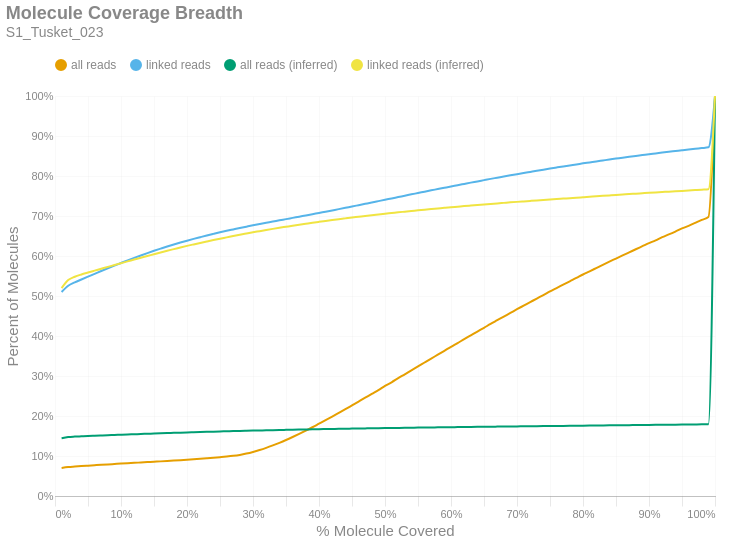

Write notebook code for a chart like this one.
### Markdown cell above
### Molecule Read Coverage
This chart shows molecule coverage breadth as computed by the number of bases aligned to that molecule. In other words, "*how much of each unique long molecule is actually sequenced/aligned?*" Keep in mind there is a distinction between sequences and alignments, since some sequences belonging to a particular molecule may not align well and wouldn't appear in the alignment data. This chart also shows molecule coverage breadth as computed by the *inferred fragment* from which the aligned sequences originate. Unlike read coverage, this calculation takes into account the total insert size, including unsequenced gaps between the forward and reverse reads. Like the previous figures, these are cumulative percents.

### Code cell
if SKIPLR:
    print_html(f"Skipped")
else:
    binned_df = consolidated_hist(valids['coverage_bp'], mask, 0.01, True)
    binned_df_inf = consolidated_hist(valids['coverage_inserts'], mask, 0.01, True)
    binned_df = binned_df.with_columns(pl.lit(binned_df_inf['all reads (cumsum)']).alias('all reads (inferred)'))
    binned_df = binned_df.with_columns(pl.lit(binned_df_inf['linked reads (cumsum)']).alias('linked reads (inferred)'))
    binned_df = binned_df.with_columns(
        (pl.col('bin').cast(pl.Float64) + 0.01).alias('right_edge')
    )

    with SafeRender(binned_df):
        (
            density_plot(binned_df, 'Molecule Coverage Breadth', samplename, 'molcov', ['all reads (inferred)','linked reads (inferred)'])
            .encode(
                #x=alt.X('bin:Q', title="% Molecule Covered").axis(format = '%').scale(padding=0),
                x=alt.X('right_edge:Q', title="% Molecule Covered").axis(format='%').scale(padding=0),
                y=alt.Y('value:Q', title='Percent of Molecules')
                    .axis(format='%')
                    .stack(False)
                    .scale(domainMin=0, padding=0),
                color=alt.Color("key:N").scale(domain = ["all reads", "linked reads", "all reads (inferred)", "linked reads (inferred)"]),
                tooltip = [
                    alt.Tooltip("key:N", title = "Data Type"),
                    alt.Tooltip("range_label:N", title="% Molecule Covered"),
                    alt.Tooltip("value:Q", format = ".2%", title="% Molecules")
                ]
            )
        ).display()

### Figure 1 — Vega-Lite specification as saved in the notebook (floating-point values rounded to 4 significant figures)
{"width": "container", "height": 400, "config": {"title": {"anchor": "start", "dy": -15, "fontSize": 18, "color": "#888888", "subtitleColor": "#888888", "subtitleFontSize": 14}, "arc": {"fill": "#0072B2"}, "axis": {"domainColor": "#888888", "domainWidth": 0.5, "gridWidth": 0.2, "grid": false, "titleFontWeight": 400, "titleFontSize": 15, "labelFontSize": 11, "labelColor": "#888888", "tickColor": "#888888", "tickWidth": 0.2, "titleColor": "#888888"}, "axisBand": {"grid": false}, "axisX": {"grid": true, "tickSize": 10, "domainCap": "round"}, "axisY": {"domain": false, "grid": true, "tickSize": 0, "domainCap": "round"}, "background": "transparent", "header": {"labelFontSize": 15, "labelColor": "#888888", "titleFontSize": 15, "titleFontWeight": 600, "titleColor": "#888888"}, "legend": {"labelFont": "sans-serif", "labelFontSize": 12, "labelColor": "#888888", "symbolSize": 100, "symbolType": "circle", "titleFontSize": 12, "titlePadding": 10, "titleColor": "#888888", "title": null, "orient": "top"}, "range": {"category": ["#E69F00", "#56B4E9", "#009E73", "#F0E442", "#0072B2", "#D55E00", "#CC79A7", "#000000"], "diverging": ["#cfe8f3", "#a2d4ec", "#73bfe2", "#46abdb", "#1696d2", "#12719e"]}, "area": {"fill": "#0072B2", "fillOpacity": 0.7, "line": true, "strokeOpacity": 0.7}, "line": {"color": "#0072B2", "stroke": "#0072B2", "strokeWidth": 2}, "trail": {"color": "#0072B2", "stroke": "#0072B2", "strokeWidth": 0, "size": 1}, "point": {"filled": true, "fillOpacity": 1.0, "size": 95}, "text": {"color": "#888888", "fontSize": 11, "align": "right", "fontWeight": 400, "size": 11}, "bar": {"fill": "#0072B2", "stroke": null}, "view": {"stroke": null, "continuousWidth": 660, "continuousHeight": 400}}, "data": {"name": "data-5d4baf21ab10f80c738cd78ae3ff8fca"}, "mark": {"type": "line", "interpolate": "monotone", "point": {"opacity": 0, "size": 275}}, "encoding": {"color": {"field": "key", "scale": {"domain": ["all reads", "linked reads", "all reads (inferred)", "linked reads (inferred)"]}, "type": "nominal"}, "tooltip": [{"field": "key", "title": "Data Type", "type": "nominal"}, {"field": "range_label", "title": "% Molecule Covered", "type": "nominal"}, {"field": "value", "format": ".2%", "title": "% Molecules", "type": "quantitative"}], "x": {"axis": {"format": "%"}, "field": "right_edge", "scale": {"padding": 0}, "title": "% Molecule Covered", "type": "quantitative"}, "y": {"axis": {"format": "%"}, "field": "value", "scale": {"domainMin": 0, "padding": 0}, "stack": false, "title": "Percent of Molecules", "type": "quantitative"}}, "params": [{"name": "param_c36ac31b6afebe62", "select": {"type": "point", "fields": ["key"]}, "bind": "legend"}], "title": {"text": "Molecule Coverage Breadth", "subtitle": "S1_Tusket_023"}, "transform": [{"fold": ["all reads (cumsum)", "linked reads (cumsum)", "all reads (inferred)", "linked reads (inferred)"]}, {"calculate": "replace(datum.key, ' (cumsum)', '')", "as": "key"}, {"filter": {"param": "param_c36ac31b6afebe62"}}], "usermeta": {"embedOptions": {"downloadFileName": "S1_Tusket_023.molcov"}}, "$schema": "https://vega.github.io/schema/vega-lite/v6.1.0.json", "datasets": {"data-5d4baf21ab10f80c738cd78ae3ff8fca": [{"bin": "0.0", "interval": "0.0-0.01", "all reads": 0.07013, "linked reads": 0.5099, "all reads (cumsum)": 0.07013, "linked reads (cumsum)": 0.5099, "range_label": "0.0-0.01", "all reads (inferred)": 0.1446, "linked reads (inferred)": 0.5196, "right_edge": 0.01}, {"bin": "0.01", "interval": "0.01-0.02", "all reads": 0.002265, "linked reads": 0.01574, "all reads (cumsum)": 0.0724, "linked reads (cumsum)": 0.5256, "range_label": "0.01-0.02", "all reads (inferred)": 0.1473, "linked reads (inferred)": 0.5399, "right_edge": 0.02}, {"bin": "0.02", "interval": "0.02-0.03", "all reads": 0.001262, "linked reads": 0.008418, "all reads (cumsum)": 0.07366, "linked reads (cumsum)": 0.534, "range_label": "0.02-0.03", "all reads (inferred)": 0.1485, "linked reads (inferred)": 0.5482, "right_edge": 0.03}, {"bin": "0.03", "interval": "0.03-0.04", "all reads": 0.00114, "linked reads": 0.007293, "all reads (cumsum)": 0.0748, "linked reads (cumsum)": 0.5413, "range_label": "0.03-0.04", "all reads (inferred)": 0.1492, "linked reads (inferred)": 0.5539, "right_edge": 0.04}, {"bin": "0.04", "interval": "0.04-0.05", "all reads": 0.001076, "linked reads": 0.007092, "all reads (cumsum)": 0.07588, "linked reads (cumsum)": 0.5484, "range_label": "0.04-0.05", "all reads (inferred)": 0.15, "linked reads (inferred)": 0.5587, "right_edge": 0.05}, {"bin": "0.05", "interval": "0.05-0.06", "all reads": 0.001063, "linked reads": 0.007009, "all reads (cumsum)": 0.07694, "linked reads (cumsum)": 0.5554, "range_label": "0.05-0.06", "all reads (inferred)": 0.1507, "linked reads (inferred)": 0.5634, "right_edge": 0.06}, {"bin": "0.06", "interval": "0.06-0.07", "all reads": 0.001056, "linked reads": 0.007136, "all reads (cumsum)": 0.078, "linked reads (cumsum)": 0.5626, "range_label": "0.06-0.07", "all reads (inferred)": 0.1513, "linked reads (inferred)": 0.5681, "right_edge": 0.07}, {"bin": "0.07", "interval": "0.07-0.08", "all reads": 0.001004, "linked reads": 0.006852, "all reads (cumsum)": 0.079, "linked reads (cumsum)": 0.5694, "range_label": "0.07-0.08", "all reads (inferred)": 0.1519, "linked reads (inferred)": 0.5728, "right_edge": 0.08}, {"bin": "0.08", "interval": "0.08-0.09", "all reads": 0.0009803, "linked reads": 0.006641, "all reads (cumsum)": 0.07998, "linked reads (cumsum)": 0.576, "range_label": "0.08-0.09", "all reads (inferred)": 0.1526, "linked reads (inferred)": 0.5774, "right_edge": 0.09}, {"bin": "0.09", "interval": "0.09-0.1", "all reads": 0.0009817, "linked reads": 0.006524, "all reads (cumsum)": 0.08096, "linked reads (cumsum)": 0.5826, "range_label": "0.09-0.1", "all reads (inferred)": 0.1532, "linked reads (inferred)": 0.582, "right_edge": 0.1}, {"bin": "0.1", "interval": "0.1-0.11", "all reads": 0.0009677, "linked reads": 0.006449, "all reads (cumsum)": 0.08193, "linked reads (cumsum)": 0.589, "range_label": "0.1-0.11", "all reads (inferred)": 0.1538, "linked reads (inferred)": 0.5866, "right_edge": 0.11}, {"bin": "0.11", "interval": "0.11-0.12", "all reads": 0.0009398, "linked reads": 0.006225, "all reads (cumsum)": 0.08287, "linked reads (cumsum)": 0.5952, "range_label": "0.11-0.12", "all reads (inferred)": 0.1544, "linked reads (inferred)": 0.5911, "right_edge": 0.12}, {"bin": "0.12", "interval": "0.12-0.13", "all reads": 0.0009228, "linked reads": 0.006064, "all reads (cumsum)": 0.08379, "linked reads (cumsum)": 0.6013, "range_label": "0.12-0.13", "all reads (inferred)": 0.155, "linked reads (inferred)": 0.5957, "right_edge": 0.13}, {"bin": "0.13", "interval": "0.13-0.14", "all reads": 0.0009261, "linked reads": 0.00593, "all reads (cumsum)": 0.08472, "linked reads (cumsum)": 0.6072, "range_label": "0.13-0.14", "all reads (inferred)": 0.1556, "linked reads (inferred)": 0.6, "right_edge": 0.14}, {"bin": "0.14", "interval": "0.14-0.15", "all reads": 0.0009296, "linked reads": 0.00572, "all reads (cumsum)": 0.08565, "linked reads (cumsum)": 0.613, "range_label": "0.14-0.15", "all reads (inferred)": 0.1562, "linked reads (inferred)": 0.6046, "right_edge": 0.15}, {"bin": "0.15", "interval": "0.15-0.16", "all reads": 0.0009168, "linked reads": 0.005397, "all reads (cumsum)": 0.08656, "linked reads (cumsum)": 0.6184, "range_label": "0.15-0.16", "all reads (inferred)": 0.1568, "linked reads (inferred)": 0.6089, "right_edge": 0.16}, {"bin": "0.16", "interval": "0.16-0.17", "all reads": 0.0009593, "linked reads": 0.005321, "all reads (cumsum)": 0.08752, "linked reads (cumsum)": 0.6237, "range_label": "0.16-0.17", "all reads (inferred)": 0.1573, "linked reads (inferred)": 0.6131, "right_edge": 0.17}, {"bin": "0.17", "interval": "0.17-0.18", "all reads": 0.001006, "linked reads": 0.005069, "all reads (cumsum)": 0.08853, "linked reads (cumsum)": 0.6287, "range_label": "0.17-0.18", "all reads (inferred)": 0.1579, "linked reads (inferred)": 0.6172, "right_edge": 0.18}, {"bin": "0.18", "interval": "0.18-0.19", "all reads": 0.001045, "linked reads": 0.004918, "all reads (cumsum)": 0.08958, "linked reads (cumsum)": 0.6337, "range_label": "0.18-0.19", "all reads (inferred)": 0.1584, "linked reads (inferred)": 0.6214, "right_edge": 0.19}, {"bin": "0.19", "interval": "0.19-0.2", "all reads": 0.001083, "linked reads": 0.004664, "all reads (cumsum)": 0.09066, "linked reads (cumsum)": 0.6383, "range_label": "0.19-0.2", "all reads (inferred)": 0.159, "linked reads (inferred)": 0.6253, "right_edge": 0.2}, {"bin": "0.2", "interval": "0.2-0.21", "all reads": 0.001134, "linked reads": 0.004465, "all reads (cumsum)": 0.09179, "linked reads (cumsum)": 0.6428, "range_label": "0.2-0.21", "all reads (inferred)": 0.1595, "linked reads (inferred)": 0.629, "right_edge": 0.21}, {"bin": "0.21", "interval": "0.21-0.22", "all reads": 0.00119, "linked reads": 0.004261, "all reads (cumsum)": 0.09298, "linked reads (cumsum)": 0.6471, "range_label": "0.21-0.22", "all reads (inferred)": 0.1599, "linked reads (inferred)": 0.6326, "right_edge": 0.22}, {"bin": "0.22", "interval": "0.22-0.23", "all reads": 0.001268, "linked reads": 0.004198, "all reads (cumsum)": 0.09425, "linked reads (cumsum)": 0.6513, "range_label": "0.22-0.23", "all reads (inferred)": 0.1604, "linked reads (inferred)": 0.6363, "right_edge": 0.23}, {"bin": "0.23", "interval": "0.23-0.24", "all reads": 0.001321, "linked reads": 0.004003, "all reads (cumsum)": 0.09557, "linked reads (cumsum)": 0.6553, "range_label": "0.23-0.24", "all reads (inferred)": 0.1609, "linked reads (inferred)": 0.6398, "right_edge": 0.24}, {"bin": "0.24", "interval": "0.24-0.25", "all reads": 0.001436, "linked reads": 0.003917, "all reads (cumsum)": 0.09701, "linked reads (cumsum)": 0.6592, "range_label": "0.24-0.25", "all reads (inferred)": 0.1614, "linked reads (inferred)": 0.6433, "right_edge": 0.25}, {"bin": "0.25", "interval": "0.25-0.26", "all reads": 0.001513, "linked reads": 0.003719, "all reads (cumsum)": 0.09852, "linked reads (cumsum)": 0.6629, "range_label": "0.25-0.26", "all reads (inferred)": 0.1618, "linked reads (inferred)": 0.6466, "right_edge": 0.26}, {"bin": "0.26", "interval": "0.26-0.27", "all reads": 0.001814, "linked reads": 0.003546, "all reads (cumsum)": 0.1003, "linked reads (cumsum)": 0.6664, "range_label": "0.26-0.27", "all reads (inferred)": 0.1622, "linked reads (inferred)": 0.6499, "right_edge": 0.27}, {"bin": "0.27", "interval": "0.27-0.28", "all reads": 0.002435, "linked reads": 0.003523, "all reads (cumsum)": 0.1028, "linked reads (cumsum)": 0.67, "range_label": "0.27-0.28", "all reads (inferred)": 0.1627, "linked reads (inferred)": 0.6531, "right_edge": 0.28}, {"bin": "0.28", "interval": "0.28-0.29", "all reads": 0.003274, "linked reads": 0.003385, "all reads (cumsum)": 0.106, "linked reads (cumsum)": 0.6733, "range_label": "0.28-0.29", "all reads (inferred)": 0.1631, "linked reads (inferred)": 0.6562, "right_edge": 0.29}, {"bin": "0.29", "interval": "0.29-0.3", "all reads": 0.004071, "linked reads": 0.00335, "all reads (cumsum)": 0.1101, "linked reads (cumsum)": 0.6767, "range_label": "0.29-0.3", "all reads (inferred)": 0.1635, "linked reads (inferred)": 0.6592, "right_edge": 0.3}, {"bin": "0.3", "interval": "0.3-0.31", "all reads": 0.004766, "linked reads": 0.003178, "all reads (cumsum)": 0.1149, "linked reads (cumsum)": 0.6799, "range_label": "0.3-0.31", "all reads (inferred)": 0.1639, "linked reads (inferred)": 0.6621, "right_edge": 0.31}, {"bin": "0.31", "interval": "0.31-0.32", "all reads": 0.005475, "linked reads": 0.003124, "all reads (cumsum)": 0.1204, "linked reads (cumsum)": 0.683, "range_label": "0.31-0.32", "all reads (inferred)": 0.1643, "linked reads (inferred)": 0.665, "right_edge": 0.32}, {"bin": "0.32", "interval": "0.32-0.33", "all reads": 0.006089, "linked reads": 0.003009, "all reads (cumsum)": 0.1264, "linked reads (cumsum)": 0.686, "range_label": "0.32-0.33", "all reads (inferred)": 0.1646, "linked reads (inferred)": 0.6678, "right_edge": 0.33}, {"bin": "0.33", "interval": "0.33-0.34", "all reads": 0.006543, "linked reads": 0.003197, "all reads (cumsum)": 0.133, "linked reads (cumsum)": 0.6892, "range_label": "0.33-0.34", "all reads (inferred)": 0.165, "linked reads (inferred)": 0.6705, "right_edge": 0.34}, {"bin": "0.34", "interval": "0.34-0.35", "all reads": 0.007021, "linked reads": 0.002983, "all reads (cumsum)": 0.14, "linked reads (cumsum)": 0.6922, "range_label": "0.34-0.35", "all reads (inferred)": 0.1653, "linked reads (inferred)": 0.6731, "right_edge": 0.35}, {"bin": "0.35", "interval": "0.35-0.36", "all reads": 0.007517, "linked reads": 0.003104, "all reads (cumsum)": 0.1475, "linked reads (cumsum)": 0.6953, "range_label": "0.35-0.36", "all reads (inferred)": 0.1657, "linked reads (inferred)": 0.6757, "right_edge": 0.36}, {"bin": "0.36", "interval": "0.36-0.37", "all reads": 0.007831, "linked reads": 0.003066, "all reads (cumsum)": 0.1554, "linked reads (cumsum)": 0.6984, "range_label": "0.36-0.37", "all reads (inferred)": 0.166, "linked reads (inferred)": 0.6782, "right_edge": 0.37}, {"bin": "0.37", "interval": "0.37-0.38", "all reads": 0.008153, "linked reads": 0.003111, "all reads (cumsum)": 0.1635, "linked reads (cumsum)": 0.7015, "range_label": "0.37-0.38", "all reads (inferred)": 0.1664, "linked reads (inferred)": 0.6806, "right_edge": 0.38}, {"bin": "0.38", "interval": "0.38-0.39", "all reads": 0.008383, "linked reads": 0.003061, "all reads (cumsum)": 0.1719, "linked reads (cumsum)": 0.7045, "range_label": "0.38-0.39", "all reads (inferred)": 0.1667, "linked reads (inferred)": 0.6831, "right_edge": 0.39}, {"bin": "0.39", "interval": "0.39-0.4", "all reads": 0.0088, "linked reads": 0.003205, "all reads (cumsum)": 0.1807, "linked reads (cumsum)": 0.7077, "range_label": "0.39-0.4", "all reads (inferred)": 0.167, "linked reads (inferred)": 0.6854, "right_edge": 0.4}, {"bin": "0.4", "interval": "0.4-0.41", "all reads": 0.008749, "linked reads": 0.00307, "all reads (cumsum)": 0.1894, "linked reads (cumsum)": 0.7108, "range_label": "0.4-0.41", "all reads (inferred)": 0.1673, "linked reads (inferred)": 0.6876, "right_edge": 0.41}, {"bin": "0.41", "interval": "0.41-0.42", "all reads": 0.009076, "linked reads": 0.003192, "all reads (cumsum)": 0.1985, "linked reads (cumsum)": 0.714, "range_label": "0.41-0.42", "all reads (inferred)": 0.1676, "linked reads (inferred)": 0.6898, "right_edge": 0.42}, {"bin": "0.42", "interval": "0.42-0.43", "all reads": 0.009246, "linked reads": 0.003163, "all reads (cumsum)": 0.2078, "linked reads (cumsum)": 0.7172, "range_label": "0.42-0.43", "all reads (inferred)": 0.1679, "linked reads (inferred)": 0.692, "right_edge": 0.43}, {"bin": "0.43", "interval": "0.43-0.44", "all reads": 0.009239, "linked reads": 0.003293, "all reads (cumsum)": 0.217, "linked reads (cumsum)": 0.7205, "range_label": "0.43-0.44", "all reads (inferred)": 0.1682, "linked reads (inferred)": 0.694, "right_edge": 0.44}, {"bin": "0.44", "interval": "0.44-0.45", "all reads": 0.009526, "linked reads": 0.003378, "all reads (cumsum)": 0.2265, "linked reads (cumsum)": 0.7238, "range_label": "0.44-0.45", "all reads (inferred)": 0.1685, "linked reads (inferred)": 0.6961, "right_edge": 0.45}, {"bin": "0.45", "interval": "0.45-0.46", "all reads": 0.009551, "linked reads": 0.003288, "all reads (cumsum)": 0.2361, "linked reads (cumsum)": 0.7271, "range_label": "0.45-0.46", "all reads (inferred)": 0.1687, "linked reads (inferred)": 0.6981, "right_edge": 0.46}, {"bin": "0.46", "interval": "0.46-0.47", "all reads": 0.009599, "linked reads": 0.003293, "all reads (cumsum)": 0.2457, "linked reads (cumsum)": 0.7304, "range_label": "0.46-0.47", "all reads (inferred)": 0.169, "linked reads (inferred)": 0.7001, "right_edge": 0.47}, {"bin": "0.47", "interval": "0.47-0.48", "all reads": 0.009739, "linked reads": 0.003302, "all reads (cumsum)": 0.2554, "linked reads (cumsum)": 0.7337, "range_label": "0.47-0.48", "all reads (inferred)": 0.1693, "linked reads (inferred)": 0.7021, "right_edge": 0.48}, {"bin": "0.48", "interval": "0.48-0.49", "all reads": 0.009416, "linked reads": 0.003457, "all reads (cumsum)": 0.2648, "linked reads (cumsum)": 0.7372, "range_label": "0.48-0.49", "all reads (inferred)": 0.1695, "linked reads (inferred)": 0.7039, "right_edge": 0.49}, {"bin": "0.49", "interval": "0.49-0.5", "all reads": 0.01049, "linked reads": 0.003483, "all reads (cumsum)": 0.2753, "linked reads (cumsum)": 0.7407, "range_label": "0.49-0.5", "all reads (inferred)": 0.1698, "linked reads (inferred)": 0.7058, "right_edge": 0.5}, {"bin": "0.5", "interval": "0.5-0.51", "all reads": 0.008971, "linked reads": 0.003233, "all reads (cumsum)": 0.2843, "linked reads (cumsum)": 0.7439, "range_label": "0.5-0.51", "all reads (inferred)": 0.17, "linked reads (inferred)": 0.7075, "right_edge": 0.51}, {"bin": "0.51", "interval": "0.51-0.52", "all reads": 0.01022, "linked reads": 0.003442, "all reads (cumsum)": 0.2945, "linked reads (cumsum)": 0.7473, "range_label": "0.51-0.52", "all reads (inferred)": 0.1703, "linked reads (inferred)": 0.7092, "right_edge": 0.52}, {"bin": "0.52", "interval": "0.52-0.53", "all reads": 0.009714, "linked reads": 0.003347, "all reads (cumsum)": 0.3042, "linked reads (cumsum)": 0.7507, "range_label": "0.52-0.53", "all reads (inferred)": 0.1705, "linked reads (inferred)": 0.7109, "right_edge": 0.53}, {"bin": "0.53", "interval": "0.53-0.54", "all reads": 0.009912, "linked reads": 0.003466, "all reads (cumsum)": 0.3141, "linked reads (cumsum)": 0.7541, "range_label": "0.53-0.54", "all reads (inferred)": 0.1707, "linked reads (inferred)": 0.7125, "right_edge": 0.54}, {"bin": "0.54", "interval": "0.54-0.55", "all reads": 0.009701, "linked reads": 0.003293, "all reads (cumsum)": 0.3238, "linked reads (cumsum)": 0.7574, "range_label": "0.54-0.55", "all reads (inferred)": 0.171, "linked reads (inferred)": 0.7142, "right_edge": 0.55}, {"bin": "0.55", "interval": "0.55-0.56", "all reads": 0.009936, "linked reads": 0.003383, "all reads (cumsum)": 0.3338, "linked reads (cumsum)": 0.7608, "range_label": "0.55-0.56", "all reads (inferred)": 0.1712, "linked reads (inferred)": 0.7158, "right_edge": 0.56}, {"bin": "0.56", "interval": "0.56-0.57", "all reads": 0.009848, "linked reads": 0.003307, "all reads (cumsum)": 0.3436, "linked reads (cumsum)": 0.7641, "range_label": "0.56-0.57", "all reads (inferred)": 0.1714, "linked reads (inferred)": 0.7174, "right_edge": 0.57}, {"bin": "0.57", "interval": "0.57-0.58", "all reads": 0.009637, "linked reads": 0.003214, "all reads (cumsum)": 0.3533, "linked reads (cumsum)": 0.7673, "range_label": "0.57-0.58", "all reads (inferred)": 0.1716, "linked reads (inferred)": 0.7189, "right_edge": 0.58}, {"bin": "0.58", "interval": "0.58-0.59", "all reads": 0.009779, "linked reads": 0.003258, "all reads (cumsum)": 0.363, "linked reads (cumsum)": 0.7706, "range_label": "0.58-0.59", "all reads (inferred)": 0.1718, "linked reads (inferred)": 0.7204, "right_edge": 0.59}, {"bin": "0.59", "interval": "0.59-0.6", "all reads": 0.009886, "linked reads": 0.003245, "all reads (cumsum)": 0.3729, "linked reads (cumsum)": 0.7738, "range_label": "0.59-0.6", "all reads (inferred)": 0.1721, "linked reads (inferred)": 0.7219, "right_edge": 0.6}, {"bin": "0.6", "interval": "0.6-0.61", "all reads": 0.009387, "linked reads": 0.003145, "all reads (cumsum)": 0.3823, "linked reads (cumsum)": 0.777, "range_label": "0.6-0.61", "all reads (inferred)": 0.1723, "linked reads (inferred)": 0.7234, "right_edge": 0.61}, {"bin": "0.61", "interval": "0.61-0.62", "all reads": 0.009775, "linked reads": 0.003204, "all reads (cumsum)": 0.3921, "linked reads (cumsum)": 0.7802, "range_label": "0.61-0.62", "all reads (inferred)": 0.1725, "linked reads (inferred)": 0.7249, "right_edge": 0.62}, {"bin": "0.62", "interval": "0.62-0.63", "all reads": 0.009498, "linked reads": 0.003206, "all reads (cumsum)": 0.4016, "linked reads (cumsum)": 0.7834, "range_label": "0.62-0.63", "all reads (inferred)": 0.1727, "linked reads (inferred)": 0.7262, "right_edge": 0.63}, {"bin": "0.63", "interval": "0.63-0.64", "all reads": 0.009518, "linked reads": 0.003096, "all reads (cumsum)": 0.4111, "linked reads (cumsum)": 0.7865, "range_label": "0.63-0.64", "all reads (inferred)": 0.1729, "linked reads (inferred)": 0.7276, "right_edge": 0.64}, {"bin": "0.64", "interval": "0.64-0.65", "all reads": 0.009396, "linked reads": 0.003169, "all reads (cumsum)": 0.4205, "linked reads (cumsum)": 0.7897, "range_label": "0.64-0.65", "all reads (inferred)": 0.1731, "linked reads (inferred)": 0.7289, "right_edge": 0.65}, {"bin": "0.65", "interval": "0.65-0.66", "all reads": 0.009741, "linked reads": 0.003142, "all reads (cumsum)": 0.4302, "linked reads (cumsum)": 0.7928, "range_label": "0.65-0.66", "all reads (inferred)": 0.1733, "linked reads (inferred)": 0.7302, "right_edge": 0.66}, {"bin": "0.66", "interval": "0.66-0.67", "all reads": 0.00916, "linked reads": 0.002954, "all reads (cumsum)": 0.4394, "linked reads (cumsum)": 0.7958, "range_label": "0.66-0.67", "all reads (inferred)": 0.1735, "linked reads (inferred)": 0.7315, "right_edge": 0.67}, {"bin": "0.67", "interval": "0.67-0.68", "all reads": 0.009214, "linked reads": 0.00297, "all reads (cumsum)": 0.4486, "linked reads (cumsum)": 0.7987, "range_label": "0.67-0.68", "all reads (inferred)": 0.1737, "linked reads (inferred)": 0.7328, "right_edge": 0.68}, {"bin": "0.68", "interval": "0.68-0.69", "all reads": 0.009062, "linked reads": 0.002933, "all reads (cumsum)": 0.4577, "linked reads (cumsum)": 0.8017, "range_label": "0.68-0.69", "all reads (inferred)": 0.1738, "linked reads (inferred)": 0.7341, "right_edge": 0.69}, {"bin": "0.69", "interval": "0.69-0.7", "all reads": 0.009229, "linked reads": 0.002914, "all reads (cumsum)": 0.4669, "linked reads (cumsum)": 0.8046, "range_label": "0.69-0.7", "all reads (inferred)": 0.174, "linked reads (inferred)": 0.7353, "right_edge": 0.7}, {"bin": "0.7", "interval": "0.7-0.71", "all reads": 0.008918, "linked reads": 0.002891, "all reads (cumsum)": 0.4758, "linked reads (cumsum)": 0.8075, "range_label": "0.7-0.71", "all reads (inferred)": 0.1742, "linked reads (inferred)": 0.7365, "right_edge": 0.71}, {"bin": "0.71", "interval": "0.71-0.72", "all reads": 0.008892, "linked reads": 0.002807, "all reads (cumsum)": 0.4847, "linked reads (cumsum)": 0.8103, "range_label": "0.71-0.72", "all reads (inferred)": 0.1744, "linked reads (inferred)": 0.7377, "right_edge": 0.72}, {"bin": "0.72", "interval": "0.72-0.73", "all reads": 0.008941, "linked reads": 0.002805, "all reads (cumsum)": 0.4937, "linked reads (cumsum)": 0.8131, "range_label": "0.72-0.73", "all reads (inferred)": 0.1746, "linked reads (inferred)": 0.7389, "right_edge": 0.73}, {"bin": "0.73", "interval": "0.73-0.74", "all reads": 0.008645, "linked reads": 0.002765, "all reads (cumsum)": 0.5023, "linked reads (cumsum)": 0.8158, "range_label": "0.73-0.74", "all reads (inferred)": 0.1748, "linked reads (inferred)": 0.7401, "right_edge": 0.74}, {"bin": "0.74", "interval": "0.74-0.75", "all reads": 0.009163, "linked reads": 0.002808, "all reads (cumsum)": 0.5115, "linked reads (cumsum)": 0.8187, "range_label": "0.74-0.75", "all reads (inferred)": 0.175, "linked reads (inferred)": 0.7413, "right_edge": 0.75}, {"bin": "0.75", "interval": "0.75-0.76", "all reads": 0.008354, "linked reads": 0.002676, "all reads (cumsum)": 0.5198, "linked reads (cumsum)": 0.8213, "range_label": "0.75-0.76", "all reads (inferred)": 0.1751, "linked reads (inferred)": 0.7424, "right_edge": 0.76}, {"bin": "0.76", "interval": "0.76-0.77", "all reads": 0.008537, "linked reads": 0.00264, "all reads (cumsum)": 0.5284, "linked reads (cumsum)": 0.824, "range_label": "0.76-0.77", "all reads (inferred)": 0.1753, "linked reads (inferred)": 0.7435, "right_edge": 0.77}, {"bin": "0.77", "interval": "0.77-0.78", "all reads": 0.008427, "linked reads": 0.002552, "all reads (cumsum)": 0.5368, "linked reads (cumsum)": 0.8265, "range_label": "0.77-0.78", "all reads (inferred)": 0.1755, "linked reads (inferred)": 0.7447, "right_edge": 0.78}, {"bin": "0.78", "interval": "0.78-0.79", "all reads": 0.008327, "linked reads": 0.002472, "all reads (cumsum)": 0.5451, "linked reads (cumsum)": 0.829, "range_label": "0.78-0.79", "all reads (inferred)": 0.1757, "linked reads (inferred)": 0.7458, "right_edge": 0.79}, {"bin": "0.79", "interval": "0.79-0.8", "all reads": 0.008679, "linked reads": 0.002614, "all reads (cumsum)": 0.5538, "linked reads (cumsum)": 0.8316, "range_label": "0.79-0.8", "all reads (inferred)": 0.1759, "linked reads (inferred)": 0.7469, "right_edge": 0.8}, {"bin": "0.8", "interval": "0.8-0.81", "all reads": 0.007847, "linked reads": 0.00241, "all reads (cumsum)": 0.5616, "linked reads (cumsum)": 0.834, "range_label": "0.8-0.81", "all reads (inferred)": 0.176, "linked reads (inferred)": 0.7481, "right_edge": 0.81}, {"bin": "0.81", "interval": "0.81-0.82", "all reads": 0.008106, "linked reads": 0.002458, "all reads (cumsum)": 0.5697, "linked reads (cumsum)": 0.8365, "range_label": "0.81-0.82", "all reads (inferred)": 0.1762, "linked reads (inferred)": 0.7492, "right_edge": 0.82}, {"bin": "0.82", "interval": "0.82-0.83", "all reads": 0.008141, "linked reads": 0.002351, "all reads (cumsum)": 0.5779, "linked reads (cumsum)": 0.8388, "range_label": "0.82-0.83", "all reads (inferred)": 0.1764, "linked reads (inferred)": 0.7503, "right_edge": 0.83}, {"bin": "0.83", "interval": "0.83-0.84", "all reads": 0.007973, "linked reads": 0.002356, "all reads (cumsum)": 0.5859, "linked reads (cumsum)": 0.8412, "range_label": "0.83-0.84", "all reads (inferred)": 0.1766, "linked reads (inferred)": 0.7514, "right_edge": 0.84}, {"bin": "0.84", "interval": "0.84-0.85", "all reads": 0.007786, "linked reads": 0.002307, "all reads (cumsum)": 0.5936, "linked reads (cumsum)": 0.8435, "range_label": "0.84-0.85", "all reads (inferred)": 0.1768, "linked reads (inferred)": 0.7526, "right_edge": 0.85}, {"bin": "0.85", "interval": "0.85-0.86", "all reads": 0.007812, "linked reads": 0.002371, "all reads (cumsum)": 0.6015, "linked reads (cumsum)": 0.8459, "range_label": "0.85-0.86", "all reads (inferred)": 0.177, "linked reads (inferred)": 0.7536, "right_edge": 0.86}, {"bin": "0.86", "interval": "0.86-0.87", "all reads": 0.007673, "linked reads": 0.002246, "all reads (cumsum)": 0.6091, "linked reads (cumsum)": 0.8481, "range_label": "0.86-0.87", "all reads (inferred)": 0.1772, "linked reads (inferred)": 0.7548, "right_edge": 0.87}, {"bin": "0.87", "interval": "0.87-0.88", "all reads": 0.007783, "linked reads": 0.002175, "all reads (cumsum)": 0.6169, "linked reads (cumsum)": 0.8503, "range_label": "0.87-0.88", "all reads (inferred)": 0.1773, "linked reads (inferred)": 0.7558, "right_edge": 0.88}, {"bin": "0.88", "interval": "0.88-0.89", "all reads": 0.007558, "linked reads": 0.002105, "all reads (cumsum)": 0.6245, "linked reads (cumsum)": 0.8524, "range_label": "0.88-0.89", "all reads (inferred)": 0.1775, "linked reads (inferred)": 0.7569, "right_edge": 0.89}, {"bin": "0.89", "interval": "0.89-0.9", "all reads": 0.007575, "linked reads": 0.002155, "all reads (cumsum)": 0.632, "linked reads (cumsum)": 0.8545, "range_label": "0.89-0.9", "all reads (inferred)": 0.1777, "linked reads (inferred)": 0.758, "right_edge": 0.9}, {"bin": "0.9", "interval": "0.9-0.91", "all reads": 0.007084, "linked reads": 0.001991, "all reads (cumsum)": 0.6391, "linked reads (cumsum)": 0.8565, "range_label": "0.9-0.91", "all reads (inferred)": 0.1779, "linked reads (inferred)": 0.759, "right_edge": 0.91}, {"bin": "0.91", "interval": "0.91-0.92", "all reads": 0.007994, "linked reads": 0.002045, "all reads (cumsum)": 0.6471, "linked reads (cumsum)": 0.8586, "range_label": "0.91-0.92", "all reads (inferred)": 0.1781, "linked reads (inferred)": 0.7599, "right_edge": 0.92}, {"bin": "0.92", "interval": "0.92-0.93", "all reads": 0.006767, "linked reads": 0.001973, "all reads (cumsum)": 0.6539, "linked reads (cumsum)": 0.8605, "range_label": "0.92-0.93", "all reads (inferred)": 0.1782, "linked reads (inferred)": 0.7609, "right_edge": 0.93}, {"bin": "0.93", "interval": "0.93-0.94", "all reads": 0.007277, "linked reads": 0.001935, "all reads (cumsum)": 0.6612, "linked reads (cumsum)": 0.8625, "range_label": "0.93-0.94", "all reads (inferred)": 0.1784, "linked reads (inferred)": 0.7618, "right_edge": 0.94}, {"bin": "0.94", "interval": "0.94-0.95", "all reads": 0.007791, "linked reads": 0.001948, "all reads (cumsum)": 0.669, "linked reads (cumsum)": 0.8644, "range_label": "0.94-0.95", "all reads (inferred)": 0.1786, "linked reads (inferred)": 0.7628, "right_edge": 0.95}, {"bin": "0.95", "interval": "0.95-0.96", "all reads": 0.0064, "linked reads": 0.001901, "all reads (cumsum)": 0.6754, "linked reads (cumsum)": 0.8663, "range_label": "0.95-0.96", "all reads (inferred)": 0.1788, "linked reads (inferred)": 0.7638, "right_edge": 0.96}, {"bin": "0.96", "interval": "0.96-0.97", "all reads": 0.007414, "linked reads": 0.001783, "all reads (cumsum)": 0.6828, "linked reads (cumsum)": 0.8681, "range_label": "0.96-0.97", "all reads (inferred)": 0.179, "linked reads (inferred)": 0.7648, "right_edge": 0.97}, {"bin": "0.97", "interval": "0.97-0.98", "all reads": 0.007593, "linked reads": 0.001706, "all reads (cumsum)": 0.6904, "linked reads (cumsum)": 0.8698, "range_label": "0.97-0.98", "all reads (inferred)": 0.1792, "linked reads (inferred)": 0.7658, "right_edge": 0.98}, {"bin": "0.98", "interval": "0.98-0.99", "all reads": 0.006951, "linked reads": 0.001806, "all reads (cumsum)": 0.6973, "linked reads (cumsum)": 0.8716, "range_label": "0.98-0.99", "all reads (inferred)": 0.1795, "linked reads (inferred)": 0.767, "right_edge": 0.99}, {"bin": "0.99", "interval": "0.99-1.0", "all reads": 0.3027, "linked reads": 0.1284, "all reads (cumsum)": 1.0, "linked reads (cumsum)": 1.0, "range_label": "0.99-1.0", "all reads (inferred)": 1.0, "linked reads (inferred)": 1.0, "right_edge": 1.0}]}}
